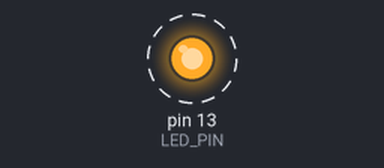
A sketch run on a simulated Arduino Uno, built with avr-gcc and run on an emulated ATmega328P. Shown: output pins drawn as LEDs (lit = HIGH). Dashed ring = blinking.

Above: at 0.5 s.
Timing chart, 0 to 4.6 s (numbered marks = the images above):
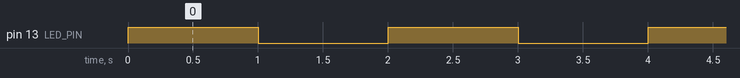

Measured:
- by itself, pin 13 (LED_PIN): alternates HIGH for 1.0 s and LOW for 1.0 s

The sketch:

pullUp_Button.ino
```cpp
#define LED_PIN 13
#define LED_PIN2 12

void setup() {
  pinMode(LED_PIN, OUTPUT);
}

void loop() {
  digitalWrite(LED_PIN, HIGH);
  delay(1000);
  digitalWrite(LED_PIN, LOW);
  delay(1000);
}
```
